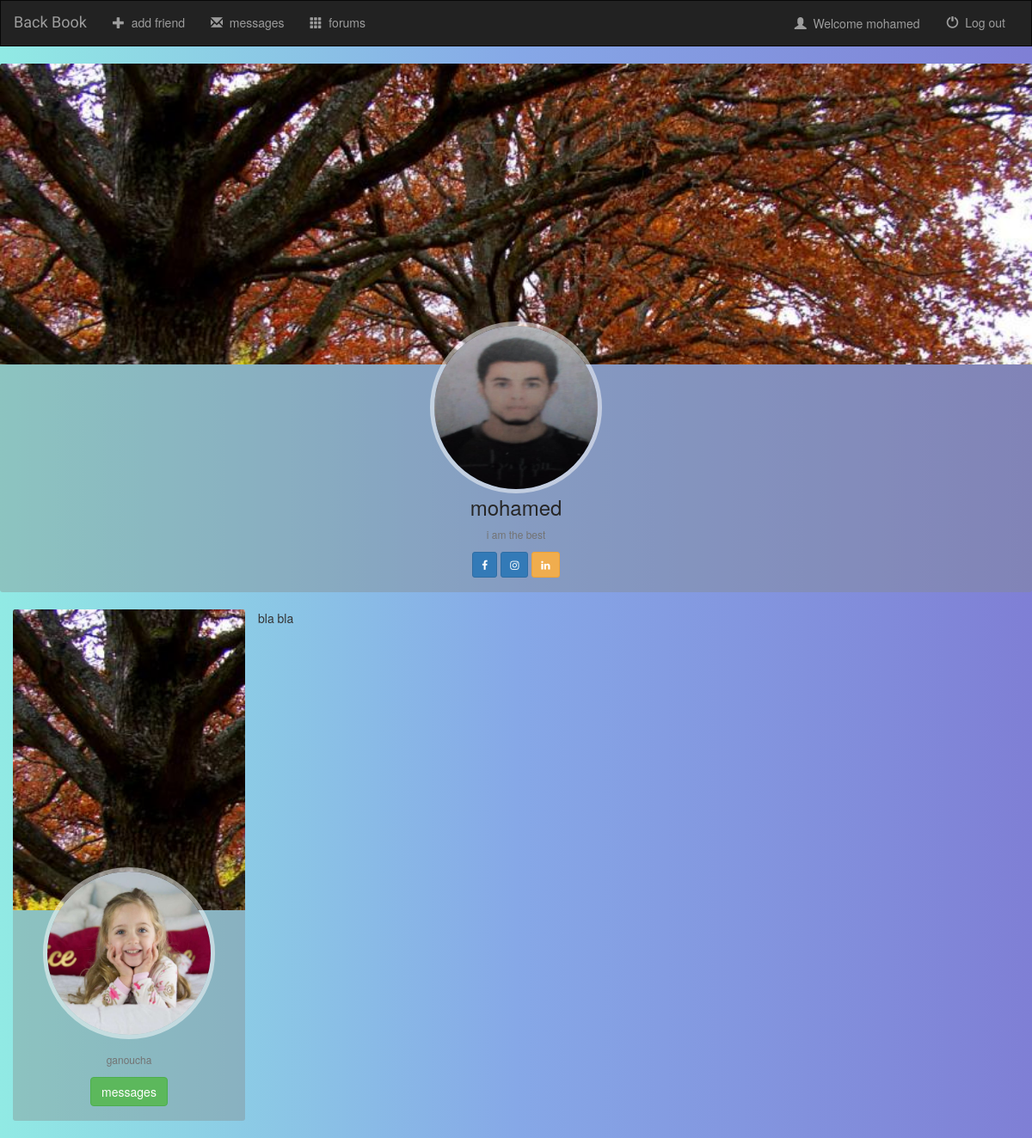
Before: /profile/ (signed in) with the older database file.
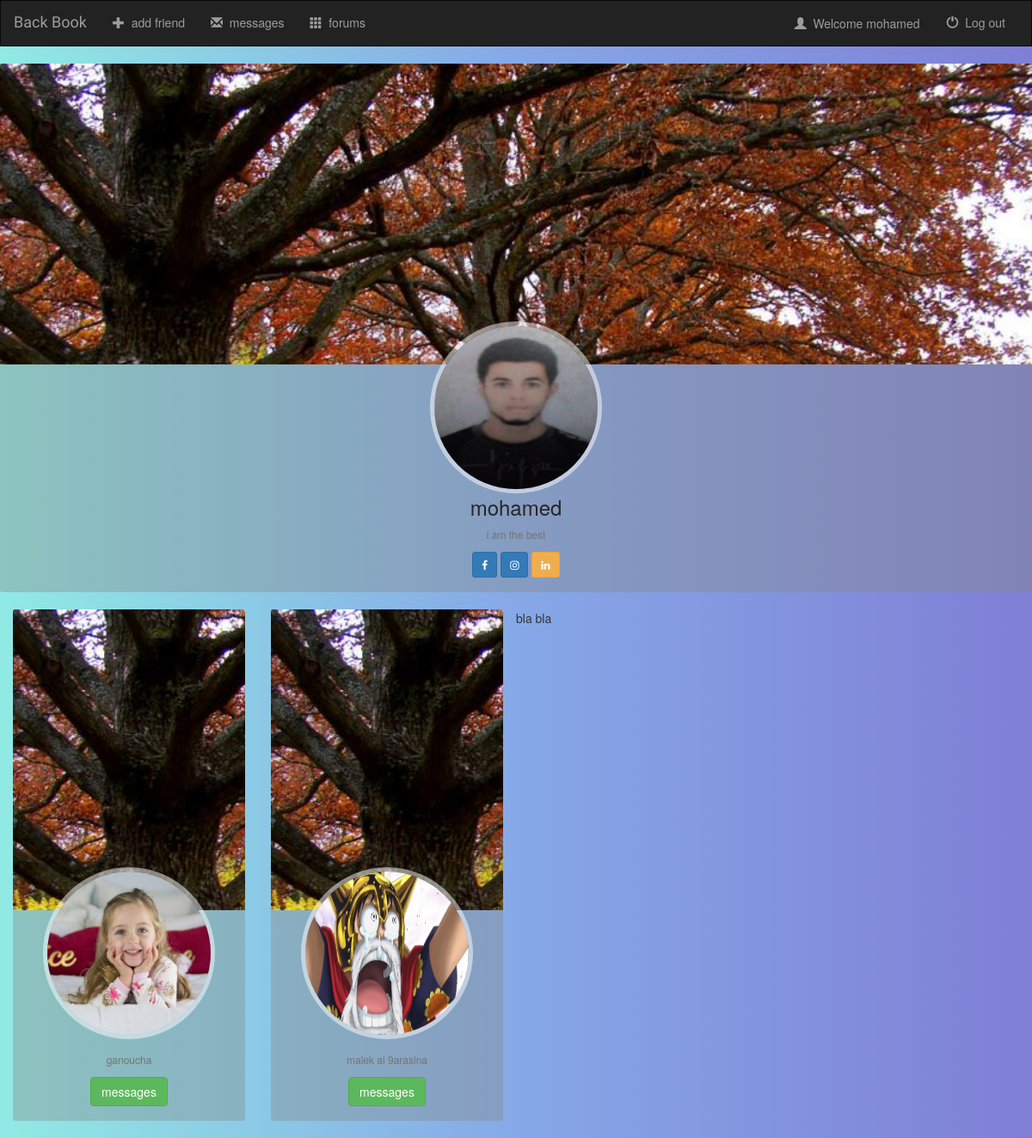
After: the same page with the newer database file.
### app/models.py (models this page shows, shortened)
class Friends(models.Model):
    user = models.ForeignKey(UserProfile,on_delete=models.CASCADE,default=None)
    friend = models.ForeignKey(User,on_delete=models.CASCADE,default=None)
    confirmed = models.BooleanField(default=False)
    Isent = models.BooleanField(default=False)
    accepted = models.BooleanField(default=False)

class UserProfile(models.Model):
    user   = models.OneToOneField(User,on_delete=models.CASCADE)
    profilePicture = models.ImageField(null=True)
    sex = models.CharField(default='None',max_length=10)
    bio = models.CharField(null=True,max_length=100)

### app/views.py (the view)
# urls.py: path('profile/', views.profile, name="profile"),
def profile(request):
    try:
        profile = get_object_or_404(UserProfile,user=request.user)
    except :
        profile=None
    profile1 = profile
    l=[]
    try:
        friends = Friends.objects.all().filter(user=profile,confirmed=True)
    except :
        friends = None
    for friend in friends :
        profile = get_object_or_404(UserProfile,user=friend.friend)
        l.append((friend,profile))
    return render(request, 'app/profile.html',{'all_friends':l,'profile':profile1})

### app/context_processors.py (called while the page is built)
def notification(request):
    if not request.user.is_authenticated:
        return {}
    try :
        profile = get_object_or_404(UserProfile,user=request.user)
    except :
        profile=None
    l=[]
    try:
        friends = Friends.objects.all().filter(user=profile,confirmed=False,Isent=False)
        if not friends :
            friends = Friends.objects.all().filter(user=profile,confirmed=True,Isent=False,accepted=True)
    except :
        friends = None
    for friend in friends :
        profile = get_object_or_404(UserProfile,user=friend.friend)
        l.append((friend,profile))
    return {'friends': l}

### app/templates/app/profile.html (shortened to what this page needs)
{% extends 'app/base.html' %}
{% block head %}
{% load static %}
<link href="//maxcdn.bootstrapcdn.com/font-awesome/4.3.0/css/font-awesome.min.css" rel="stylesheet">
<link rel="stylesheet" type="text/css" href="{% static 'app/profile.css' %}" />
<link rel="stylesheet" type="text/css" href="{% static 'app/model.css' %}" />
{% endblock head %}
{% block body %}
<div class="card hovercard">
    <div class="cardheader">
    </div>
    <div class="avatar">
        {% if profile.profilePicture %}
            <img id="{{user.id}}" alt="profile" src="{{profile.profilePicture.url}}">
        {% else %}
            <img id="{{user.id}}" alt="profile" src="/media/empty.png">
        {% endif %}
    </div>
    <div class="info">
        <div class="title">
            <span>{{user.username}}</span>
        </div>
        <div class="desc">{{profile.bio}}</div>
    </div>
    <div class="bottom">
        <a class="btn btn-primary btn-twitter btn-sm" href="https://twitter.com/webmaniac">
            <i class="fa fa-facebook"></i>
        </a>
        <a class="btn btn-primary btn-sm" rel="publisher"
            href="https://plus.google.com/shahnuralam">
            <i class="fa fa-instagram"></i>
        </a>
        <a class="btn btn-warning btn-sm" rel="publisher" href="https://plus.google.com/shahnuralam">
            <i class="fa fa-linkedin"></i>
        </a>
    </div>
</div>
{% if all_friends %}
            {% for friend in all_friends %}
                            <div class="col-sm-7 col-lg-3">
                                <div class="card hovercard">
                                    <div class="cardheader">
                                    </div>
                                    <div class="avatar">
                                        <img id="{{friend.0.id}}" alt="{{friend.0.username}}" src="{{ friend.1.profilePicture.url }}">
                                    </div>
                                    <div class="info">
                                        <div class="desc">{{friend.1.bio}}</div>
                                    </div>
                                    <div class="bottom">
                                        <a class="btn btn-success  btn-md" href="{% url 'app:msg_send' friend.1.id %}">
                                           messages
                                        </a>
                                    </div>
                                </div>
                    </div>
                {% endfor %}
        {% endif %}
<p>
    bla bla
</p>
{% endblock  %}

Changed rows visible on the page:
added Friends: profilePicture (picture), bio "malek al 9arasina"
